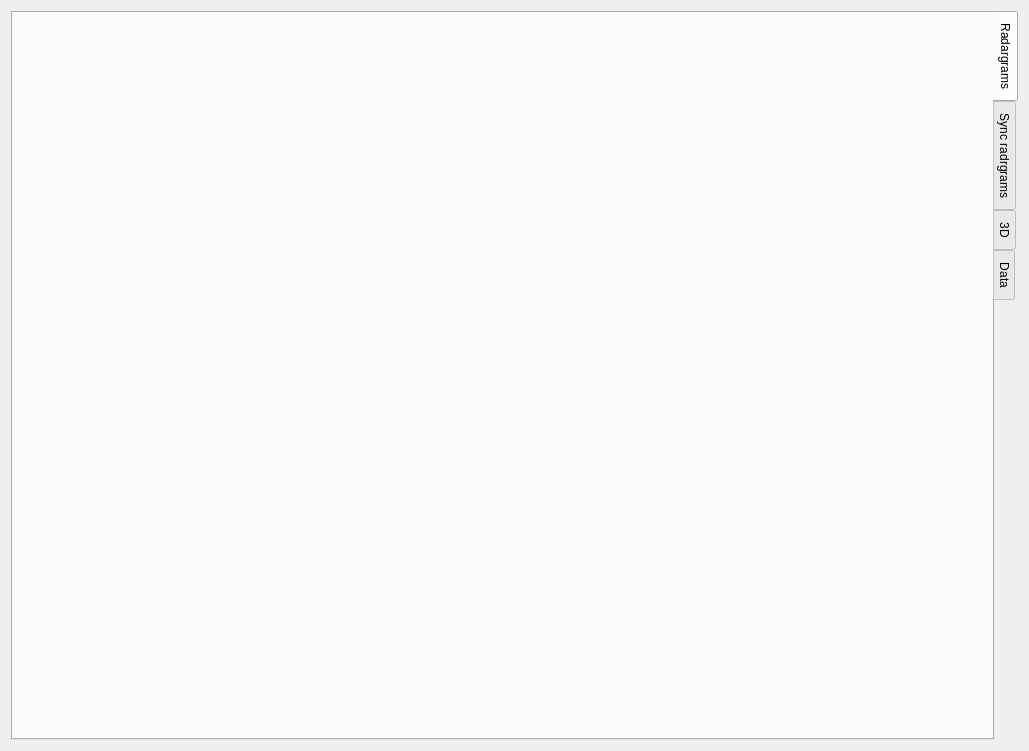
<?xml version="1.0" encoding="UTF-8"?>
<ui version="4.0">
 <class>MarsisViewerDialogBase</class>
 <widget class="QDialog" name="MarsisViewerDialogBase">
  <property name="enabled">
   <bool>true</bool>
  </property>
  <property name="geometry">
   <rect>
    <x>0</x>
    <y>0</y>
    <width>1029</width>
    <height>751</height>
   </rect>
  </property>
  <property name="windowTitle">
   <string>MarsisViewer</string>
  </property>
  <layout class="QVBoxLayout" name="verticalLayout_3">
   <item>
    <layout class="QVBoxLayout" name="verticalLayout">
     <item>
      <widget class="QTabWidget" name="tabWidget">
       <property name="acceptDrops">
        <bool>false</bool>
       </property>
       <property name="layoutDirection">
        <enum>Qt::LeftToRight</enum>
       </property>
       <property name="tabPosition">
        <enum>QTabWidget::East</enum>
       </property>
       <property name="tabShape">
        <enum>QTabWidget::Rounded</enum>
       </property>
       <property name="currentIndex">
        <number>0</number>
       </property>
       <property name="movable">
        <bool>false</bool>
       </property>
       <widget class="RadarViewer" name="radar2d">
        <property name="enabled">
         <bool>true</bool>
        </property>
        <property name="mouseTracking">
         <bool>true</bool>
        </property>
        <property name="contextMenuPolicy">
         <enum>Qt::NoContextMenu</enum>
        </property>
        <property name="acceptDrops">
         <bool>false</bool>
        </property>
        <property name="layoutDirection">
         <enum>Qt::LeftToRight</enum>
        </property>
        <attribute name="title">
         <string>Radargrams</string>
        </attribute>
        <layout class="QVBoxLayout" name="verticalLayout_2"/>
       </widget>
       <widget class="SyncRadarViewer" name="sync2d">
        <attribute name="title">
         <string>Sync radrgrams</string>
        </attribute>
       </widget>
       <widget class="ThreeDViewer" name="threed">
        <attribute name="title">
         <string>3D</string>
        </attribute>
       </widget>
       <widget class="QWidget" name="data">
        <attribute name="title">
         <string>Data</string>
        </attribute>
        <layout class="QVBoxLayout" name="verticalLayout_4">
         <item>
          <widget class="QTreeWidget" name="data_tree">
           <attribute name="headerVisible">
            <bool>false</bool>
           </attribute>
           <attribute name="headerCascadingSectionResizes">
            <bool>false</bool>
           </attribute>
           <attribute name="headerHighlightSections">
            <bool>true</bool>
           </attribute>
           <column>
            <property name="text">
             <string notr="true">1</string>
            </property>
           </column>
          </widget>
         </item>
        </layout>
       </widget>
      </widget>
     </item>
     <item>
      <layout class="QHBoxLayout" name="horizontalLayout"/>
     </item>
    </layout>
   </item>
  </layout>
 </widget>
 <customwidgets>
  <customwidget>
   <class>RadarViewer</class>
   <extends>QWidget</extends>
   <header>MarsisSharadViewer.radar_viewers</header>
   <container>1</container>
  </customwidget>
  <customwidget>
   <class>SyncRadarViewer</class>
   <extends>QWidget</extends>
   <header>MarsisSharadViewer.radar_viewers</header>
   <container>1</container>
  </customwidget>
  <customwidget>
   <class>ThreeDViewer</class>
   <extends>QWidget</extends>
   <header>MarsisSharadViewer.radar_viewers</header>
   <container>1</container>
  </customwidget>
 </customwidgets>
 <resources/>
 <connections/>
</ui>
